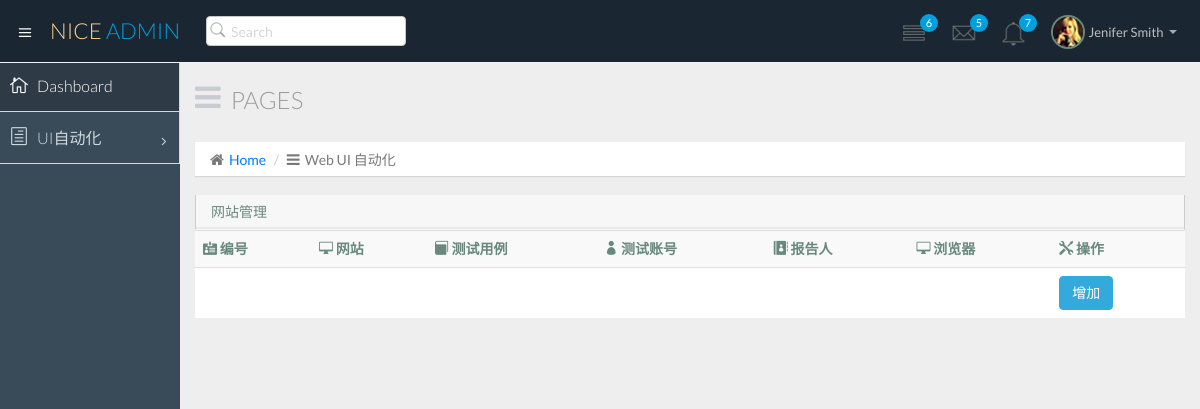
Page /web/ on the earlier database version.
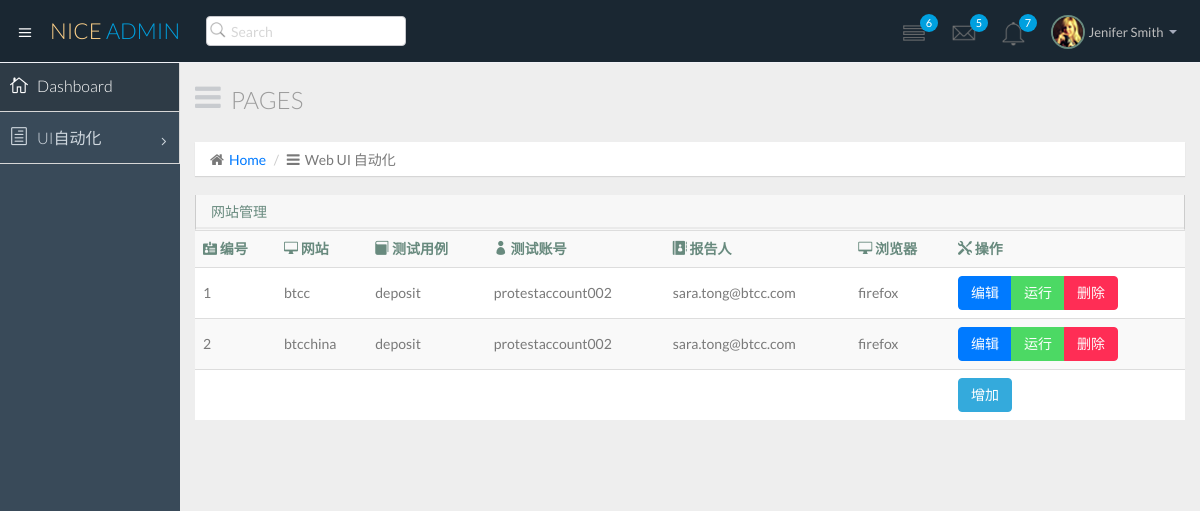
Same page on the later database version.
### AutoTest_project/models.py (models this page shows, shortened)
class Test_web(models.Model):
    STATUS = (
        ('1', 'running'),
        ('0', 'not_running'),
    )
    id = models.AutoField("测试ID", primary_key=True)
    website = models.CharField('标题', max_length=70)
    test_cases = models.CharField('测试用例', max_length=100, default="")
    test_user = models.ForeignKey('Test_user', verbose_name='测试账号')
    email = models.EmailField('报告人')
    browser = models.ForeignKey('browser', verbose_name='浏览器')

class Test_user(models.Model):
    user_name = models.CharField('测试账号', max_length=100)
    user_pass = models.CharField("账号密码", max_length=100)
    user_trans_pass = models.CharField("交易密码", null=True, blank=True, max_length=100)
    user_use = models.IntegerField('使用平台', default=1)

class browser(models.Model):
    browser = models.CharField("浏览器", max_length=10)
    version = models.CharField("版本", max_length=10)

### AutoTest_project/views.py (the view)
# urls.py: url(r'^web/', views.WebView.as_view(), name='web'),
class WebView(ListView):
    template_name = "web.html"
    context_object_name = "test_list"
    def get_queryset(self):
        test_list = Test_web.objects.all()
        return test_list

### AutoTest_project/templates/web.html
{% extends 'blank.html' %}
{% block content %}
<div class="row">
                  <div class="col-lg-12">
                      <section class="panel">
                          <header class="panel-heading">
                              网站管理
                          </header>
                          <table class="table table-striped table-advance table-hover">
                           <tbody>
                              <tr>
                                  <th><i class="icon_id-2_alt"></i> 编号</th>
                                  <th><i class="icon_desktop"></i> 网站</th>
                                  <th><i class="icon_book"></i> 测试用例</th>
                                  <th><i class="icon_profile"></i> 测试账号</th>
                                  <th><i class="icon_contacts"></i> 报告人</th>
                                  <th><i class="icon_desktop"></i> 浏览器</th>
                                  <th><i class="icon_tools"></i> 操作</th>
                              {% for test in test_list %}
                                  <tr>
                                  <td>{{ test.pk }}</td>
                                  <td>{{ test.website }}</td>
                                  <td>{{ test.test_cases }}</td>
                                  <td>{{ test.test_user.user_name }}</td>
                                  <td>{{ test.email }}</td>
                                  <td>{{ test.browser.browser }}</td>
                                  <td><div class="btn-group">
                                      <a class="btn btn-primary" href="{% url 'web_edit' test.pk %}">编辑</a>
                                      <a class="btn btn-success" href="#">运行</a>
                                      <a class="btn btn-danger" href="#">删除</a>
                                      </div>
                                  </td>
                                  </tr>
                              {% endfor %}
                              <tr>
                                  <td></td>
                                  <td></td>
                                  <td></td>
                                  <td></td>
                                  <td></td>
                                  <td></td>
                                  <td><a class="btn btn-info"> 增加</a></td>
                              </tr>
                           </tbody>
                        </table>
                      </section>
                  </div>
              </div>
{% endblock %}

### AutoTest_project/templates/blank.html (shortened to what this page needs)
<!DOCTYPE html>
{% load staticfiles %}
<html lang="en">
  <head>
    <link href="/static/css/bootstrap.min.css" rel="stylesheet">
    <link href="/static/css/bootstrap-theme.css" rel="stylesheet">
    <link href="/static/css/elegant-icons-style.css" rel="stylesheet" />
    <link href="/static/css/font-awesome.min.css" rel="stylesheet" />
    <link href="/static/assets/fullcalendar/fullcalendar/bootstrap-fullcalendar.css" rel="stylesheet" />
	<link href="/static/assets/fullcalendar/fullcalendar/fullcalendar.css" rel="stylesheet" />
    <link href="/static/assets/jquery-easy-pie-chart/jquery.easy-pie-chart.css" rel="stylesheet" type="text/css" media="screen"/>
    <link rel="stylesheet" href="/static/css/owl.carousel.css" type="text/css">
	<link href="/static/css/jquery-jvectormap-1.2.2.css" rel="stylesheet">
	<link rel="stylesheet" href="/static/css/fullcalendar.css">
	<link href="/static/css/widgets.css" rel="stylesheet">
    <link href="/static/css/style.css" rel="stylesheet">
    <link href="/static/css/style-responsive.css" rel="stylesheet" />
	<link href="/static/css/xcharts.min.css" rel=" stylesheet">
	<link href="/static/css/jquery-ui-1.10.4.min.css" rel="stylesheet">
  </head>
  <body>
  <section id="container" class="">
      <header class="header dark-bg">
            <div class="toggle-nav">
                <div class="icon-reorder tooltips" data-original-title="Toggle Navigation" data-placement="bottom"><i class="icon_menu"></i></div>
            </div>
            <a href="index.html" class="logo">Nice <span class="lite">Admin</span></a>
            <div class="nav search-row" id="top_menu">
                <ul class="nav top-menu">
                    <li>
                        <form class="navbar-form">
                            <input class="form-control" placeholder="Search" type="text">
                        </form>
                    </li>
                </ul>
            </div>
            <div class="top-nav notification-row">
                <ul class="nav pull-right top-menu">
                    <li id="task_notificatoin_bar" class="dropdown">
                        <a data-toggle="dropdown" class="dropdown-toggle" href="#">
                            <span class="icon-task-l"></i> </span>
                            <span class="badge bg-important">6</span>
                        </a>
                    </li>
                    <li id="mail_notificatoin_bar" class="dropdown">
                        <a data-toggle="dropdown" class="dropdown-toggle" href="#">
                            <i class="icon-envelope-l"></i>
                            <span class="badge bg-important">5</span>
                        </a>
                    </li>
                    <li id="alert_notificatoin_bar" class="dropdown">
                        <a data-toggle="dropdown" class="dropdown-toggle" href="#">
                            <i class="icon-bell-l"></i>
                            <span class="badge bg-important">7</span>
                        </a>
                    </li>
                    <li class="dropdown">
                        <a data-toggle="dropdown" class="dropdown-toggle" href="#">
                            <span class="profile-ava">
                                <img alt="" src="/static/img/avatar1_small.jpg">
                            </span>
                            <span class="username">Jenifer Smith</span>
                            <b class="caret"></b>
                        </a>
                    </li>
                </ul>
            </div>
      </header>
      <aside>
          <div id="sidebar"  class="nav-collapse ">
              <ul class="sidebar-menu">
                  <li class="active">
                      <a class="" href="/">
                          <i class="icon_house_alt"></i>
                          <span>Dashboard</span>
                      </a>
                  </li>
				  <li class="sub-menu">
                      <a href="javascript:;" class="">
                          <i class="icon_document_alt"></i>
                          <span>UI自动化</span>
                          <span class="menu-arrow arrow_carrot-right"></span>
                      </a>
                  </li>
              </ul>
          </div>
      </aside>
      <section id="main-content">
          <section class="wrapper">
		  <div class="row">
				<div class="col-lg-12">
					<h3 class="page-header"><i class="fa fa fa-bars"></i> Pages</h3>
					<ol class="breadcrumb">
						<li><i class="fa fa-home"></i><a href="index.html">Home</a></li>
						<li><i class="fa fa-bars"></i>Web UI 自动化</li>
					</ol>
				</div>
			</div>
              {% block content %}{% endblock %}
          </section>
          </section>
      </section>
  </body>
</html>

Differences in the rows shown:
added Test_web: pk "1", website "btcc", test_cases "deposit", test_user.user_name "protestaccount002", email "sara.tong@btcc.com", browser.browser "firefox"
added Test_web: pk "2", website "btcchina", test_cases "deposit", test_user.user_name "protestaccount002", email "sara.tong@btcc.com", browser.browser "firefox"
